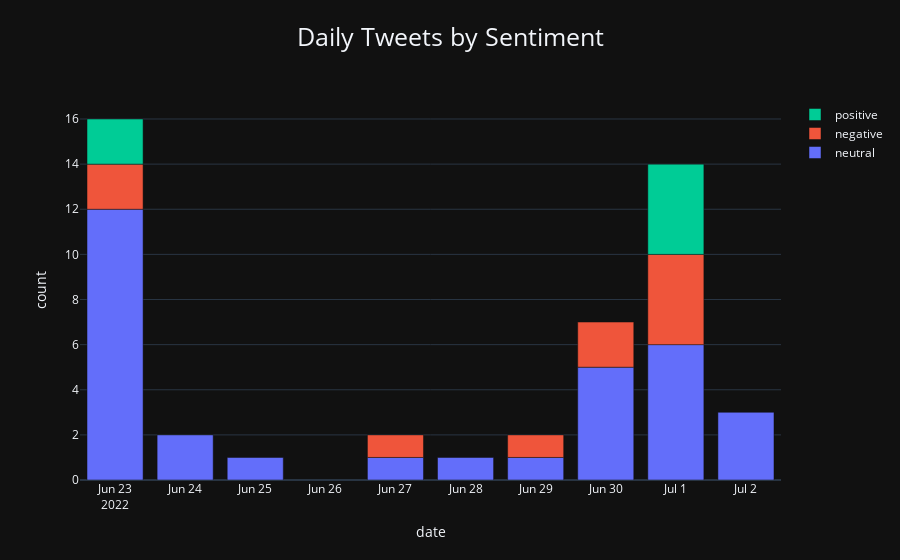

Notebook code for this chart:
### Code cell
sent_bar(twt_df, 'date', 'count', 'tweet_finBERT', "Daily Tweets by Sentiment").show()

### Figure 1 — Plotly figure (JSON) as saved in the notebook; plotly's stock layout.template omitted (floating-point values rounded to 4 significant figures)
{"data": [{"alignmentgroup": "True", "hovertemplate": "tweet_finBERT=neutral<br>date=%{x}<br>count=%{y}<extra></extra>", "legendgroup": "neutral", "marker": {"color": "#636efa", "pattern": {"shape": ""}}, "name": "neutral", "offsetgroup": "neutral", "orientation": "v", "showlegend": true, "textposition": "auto", "type": "bar", "x": ["2022-06-23T00:00:00", "2022-06-24T00:00:00", "2022-06-25T00:00:00", "2022-06-27T00:00:00", "2022-06-28T00:00:00", "2022-06-29T00:00:00", "2022-06-30T00:00:00", "2022-07-01T00:00:00", "2022-07-02T00:00:00"], "xaxis": "x", "y": [12, 2, 1, 1, 1, 1, 5, 6, 3], "yaxis": "y"}, {"alignmentgroup": "True", "hovertemplate": "tweet_finBERT=negative<br>date=%{x}<br>count=%{y}<extra></extra>", "legendgroup": "negative", "marker": {"color": "#EF553B", "pattern": {"shape": ""}}, "name": "negative", "offsetgroup": "negative", "orientation": "v", "showlegend": true, "textposition": "auto", "type": "bar", "x": ["2022-06-23T00:00:00", "2022-06-27T00:00:00", "2022-06-29T00:00:00", "2022-06-30T00:00:00", "2022-07-01T00:00:00"], "xaxis": "x", "y": [2, 1, 1, 2, 4], "yaxis": "y"}, {"alignmentgroup": "True", "hovertemplate": "tweet_finBERT=positive<br>date=%{x}<br>count=%{y}<extra></extra>", "legendgroup": "positive", "marker": {"color": "#00cc96", "pattern": {"shape": ""}}, "name": "positive", "offsetgroup": "positive", "orientation": "v", "showlegend": true, "textposition": "auto", "type": "bar", "x": ["2022-06-23T00:00:00", "2022-07-01T00:00:00"], "xaxis": "x", "y": [2, 4], "yaxis": "y"}], "layout": {"barmode": "relative", "legend": {"title": {"text": ""}, "tracegroupgap": 0, "traceorder": "reversed"}, "title": {"font": {"size": 25}, "text": "Daily Tweets by Sentiment", "x": 0.5, "xanchor": "center", "y": 0.95, "yanchor": "top"}, "xaxis": {"anchor": "y", "domain": [0, 1], "dtick": "D1", "title": {"text": "date"}}, "yaxis": {"anchor": "x", "domain": [0, 1], "title": {"text": "count"}}}}
